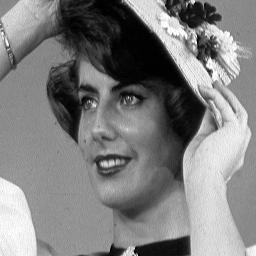
%> input picture courses/semester_1/Signal Processing/octave/lady.jpg, 256 x 256 px
$ octave ex_11-15.m   (GNU Octave 9; MATLAB toolbox functions it lacks are replaced by stand-ins)
%> lines starting %> are read from the running program, lines starting %| are printed output that depends on the picture; in (x1, y1, x2, y2) boxes, pixels count from 0 and x2, y2 are one past the last pixel; in counts of white or black regions, pixels touching at a corner belong together; the program's own positions count from 1
 % 11
 %% 1
 f = @(t) 3*sin( pi*t/20) + cos( pi*t/40) ;
 t=linspace(0,100,201); % or t = 0:0.5:100
 figure
 plot(t,f(t),'k')
 hold on
 fn = f(t)+ randn(size(t))/5;
 plot(t,fn,'b')
 legend("f","f noise")
%> figure, not shown here; curve peaks at x = 9.5, y = 3.73; curve peaks at x = 9, y = 3.87

 N = length(t)
 tc = -floor(N/2):floor((N-1)/2);

 %%%2
 Ff_a = abs(fft(f(t)));
 Ffn = fft(fn);
 Ffn_a = abs(Ffn);
 figure
 plot(tc, [fftshift(Ff_a)', fftshift(Ffn_a)'])
 legend("|F(f)|","|F(fn)|")
%> figure, not shown here; curve peaks at x = -2, y = 193.4; curve peaks at x = -2, y = 193.1


 %%% 3
 figure
 plot(tc, fftshift(Ffn_a),'k')
 hold on
 th = zeros(size(t));
 th(1:25) = 1;
 th(end-24:end) =1;  %% keep an intervall [-24:25]
 th_Ffn = Ffn.*th;
 plot(tc,fftshift(abs(th_Ffn)),'g')
 title("|F(fn)| and thresholed")
%> figure, not shown here; curve peaks at x = -2, y = 193.1

  figure
  th_fn = ifft(th_Ffn);
  plot(t,f(t),'k')
  hold on
  plot(t,real(th_fn),'b')
  legend("f","f denoised")
%> figure, not shown here; curve peaks at x = 9.5, y = 3.73; curve peaks at x = 89, y = 3.78


 %%4
  t=linspace(0,100,201);
  N = length(t)
  tc = -floor(N/2):floor((N-1)/2);
  g = @(t) 5*(t >= 0 & t < 30) + (t >= 30 & t < 60) + 4*(t >= 60 & t <= 100);
  gn = g(t) + randn(size(t))/5
  figure
  plot(t,g(t),'k')
  hold on
  plot(t,gn,'b')
  legend("g","g noise")
%> figure, not shown here; curve peaks at x = 0, y = 5; curve peaks at x = 24, y = 5.37
 %%5
   Fg_a = abs(fft(g(t)));
   Fgn = fft(gn);
   Fgn_a = abs(Fgn);
   figure
   plot(tc, [fftshift(Fg_a)', fftshift(Fgn_a)'])
   legend("|F(g)|","|F(gn)|")
%> figure, not shown here; curve peaks at x = 0, y = 684; curve peaks at x = 0, y = 681.6

   figure
   plot(tc, fftshift(Fgn_a),'k')
   hold on
   th = zeros(size(t));
   th(1:25) = 1;
   th(end-24:end) =1;  %% keep an intervall [-24:25]
   th_Fgn = Fgn.*th;
   plot(tc,fftshift(abs(th_Fgn)),'g')
   title("|F(gn)| and thresholed")
%> figure, not shown here; curve peaks at x = 0, y = 681.6

   figure
   th_gn = ifft(th_Fgn);
   plot(t,g(t),'k')
   hold on
   plot(t,real(th_gn),'b')
   legend("g","g denoised")
%> figure, not shown here; curve peaks at x = 0, y = 5; curve peaks at x = 28, y = 5.31

clear all
close all


%%% exercise 13

%%% load the image package
%%% pkg load image

%%% install the package
% pkg install -forge image

%% 1
A = ones(8)
FA = fft2(A)
FAs = fftshift(FA)

%% 2
A = ones(64);
FA = fft2(A);
FAs = fftshift(FA);
figure
FAL= log(1+abs(FAs)); FALm = max(FAL(:));
imshow( 1- FAL/FALm )    %% video inversion
% not interesting


A = [ 0 255; 0 255];
A = repmat(A,64,64);
figure, imshow(A)
FA = fft2(A);


%%...
A = uint8([ 100 100; 200 200])
A = repmat(A,64,64);
figure, imshow(A);
FA = fft2(A);


%%...
A = uint8([ 100 100 200 200 200 100])
A = repmat(A, 1, 40);
A = toeplitz( A );
figure, imshow(A);

%% 3

A = zeros(256,256);
A(78:178,78:178) = 1;    %% the square
figure, imshow(A)
FA = fftshift(fft2(A));
figure, FAL= log(1+abs(FA)); FALm = max(FAL(:));
imshow( FAL/FALm )


[x,y]=meshgrid(-128:127,-128:127);
A = (x+y<63)&(x+y>-64)&(y-x<63)&(y-x>-64);    %% diamond shape
figure, imshow(A)
FA = fftshift(fft2(A));

% ...

[x,y]=meshgrid(-128:127,-128:127);
z=sqrt(x.^2+y.^2);                        %% a disc
for R= [ 4  16 32 64]                     %% radii
  A = (z<R);
  figure, imshow(A), title(['Rayon=',num2str(R)])
  FA = fftshift(fft2(A));
  figure, FAL= log(1+abs(FA)); FALm = max(FAL(:));
  imshow( FAL/FALm ), title(['TFD, Rayon=',num2str(R)])
endfor
%> this loop made 4 passes
%> pass 1, `imshow(A)`:
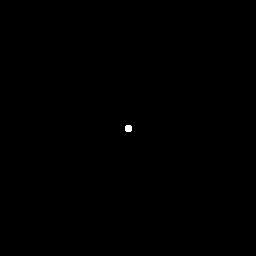
%> displayed picture: size 256x256 logical; 0.07% white; 1 white region, box (x1, y1, x2, y2) and area: (125, 125, 132, 132) 45

%% 4
A = imread('lady.jpg');
%> A is the input picture: size 256x256 uint8; min 0, max 255, mean 127.2
figure,  imshow(A)
FA = fftshift(fft2(A));
figure, FAL= log(1+abs(FA)); FALm = max(FAL(:));
%> after `FAL= log(1+abs(FA))`:
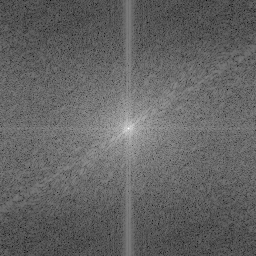
%> FAL: size 256x256 double; min 1.7, max 15.94, mean 7.29; drawn with min black and max white
%> after `FALm = max(FAL(:))`: FALm = 15.94
imshow( FAL/FALm )
figure; imshow(arg(FA))


B = imread('office.jpg');
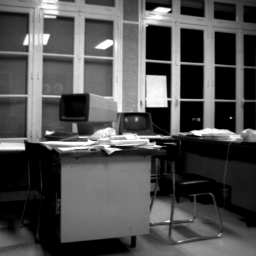
%> input picture courses/semester_1/Signal Processing/octave/office.jpg, 256 x 256 px
%> B is the input picture: size 256x256 uint8; min 0, max 255, mean 80.8
figure,  imshow(B)
FB = fftshift(fft2(B));
figure, FBL= log(1+abs(FB)); FBLm = max(FBL(:));
%> after `FBL= log(1+abs(FB))`:
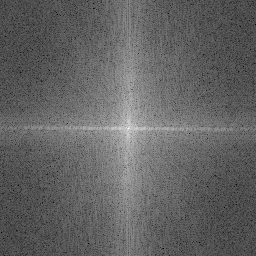
%> FBL: size 256x256 double; min 1.72, max 15.48, mean 7.1; drawn with min black and max white
%> after `FBLm = max(FBL(:))`: FBLm = 15.48
imshow( FBL/FBLm )
figure; imshow(arg(FB))


FAB = abs(FA).*exp(i* arg(FB));
AB = ifft2(FAB);
AB(2:10,2:10)
%> ans = [83.91 -90.45 76.04 -83.46 88.35 -81.76 96.35 -100.4 114.1; -73.49 77.58 -68.08 68.73 -78.71 80.48 -89.19 93.26 -92.64; 64.04 -68.74 54.44 -65.59 70.48 -72.06 76.08 -87.76 83.26; -48.94 64.41 -52.05 71.21 -71.5 61.81 -70.92 85.59 -85.83; 46.1 -64.09 62.49 -71.56 68.78 -53.66 62.3 -84.17 82.12; -57.13 72.83 -75.06 67.45 -71.68 62.31 -59.25 79.68 -85.48; 60.82 -73.37 71.26 -74.23 75.58 -64.86 72.54 -81.95 95.77; -63.93 77.14 -61.39 78.6 -82.8 69.45 -82.29 93.36 -112.8; 58.34 -75.52 57.33 -74.95 82.4 -70.3 83.63 -93.25 116.8]
AB= uint8(abs(AB));
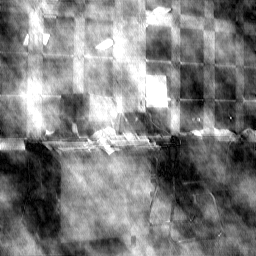
%> AB: size 256x256 uint8; min 0, max 255, mean 126.6
AB(2:10,2:10)
%> ans = [84 90 76 83 88 82 96 100 114; 73 78 68 69 79 80 89 93 93; 64 69 54 66 70 72 76 88 83; 49 64 52 71 71 62 71 86 86; 46 64 62 72 69 54 62 84 82; 57 73 75 67 72 62 59 80 85; 61 73 71 74 76 65 73 82 96; 64 77 61 79 83 69 82 93 113; 58 76 57 75 82 70 84 93 117]
figure; imshow(AB)
title(" Amplitude=lady, Phase=office")


FBA = abs(FB).*exp(i* arg(FA));
BA = ifft2(FBA);
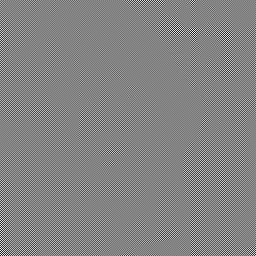
%> BA: size 256x256 double; min -403.9, max 378.8, mean 0; drawn with min black and max white
BA(2:10,2:10)
%> ans = [103.7 -70.7 58.73 -49.32 30.13 -13.64 -5.12 27.61 -41.18; -148.7 126 -113.6 106.5 -92.38 74.42 -47.23 25 -23.31; 149 -127.4 123.8 -121.3 115.5 -99.43 70.4 -43.01 32.55; -154.8 130 -121.9 113.4 -104.9 94.53 -72.52 49.86 -34.46; 121.6 -96.16 86.73 -85.29 85.22 -78.83 59.3 -40.01 24.97; -102.7 78.94 -76.33 77.59 -80.81 76.5 -58.29 37.71 -22.62; 110 -81.86 82.92 -82.32 80.41 -75.71 62.39 -43.68 32.17; -96.8 71.9 -63.7 55.95 -57.4 61.11 -46.83 39.27 -14.36; 69.21 -41.89 31.08 -26.39 31.21 -33.33 26.84 -8.38 6.11]


BA= uint8(abs(BA));
%> BA: size 256x256 uint8
figure; imshow(BA)
title(" Amplitude=office, Phase=lady")


%%%% Exercise 14

%%% 1
  A = imread('office.jpg');
  figure,  imshow(A)

  %% DFT of A
  FA = fftshift(fft2(A));
  figure, FAL= log(1+abs(FA));
         imshow( FAL/max(FAL(:)))


  %%% additive normal noise st. deviation  sig
  sig = 20;
  An = uint8( (double(A) + sig*randn(size(A))) );

  %% ...


  %% DFT of An
  %% ...


  %% plot column 100 of original and noisy
  col = 100
  figure, plot( [A(:, col) An(:,col)] )
   legend("original","noisy")
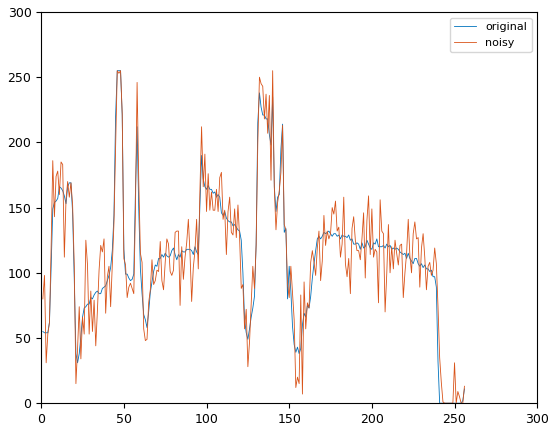
%> figure redrawn from the program's plot data; curve peaks at x = 46, y = 255


  %%%%% 2


  %% Create  frequancy response for ideal filter  h
  %%%  Ex 13 3c

  [x,y] = meshgrid(-128:127,-128:127);
  z = sqrt(x.^2+y.^2);                  %% a disc
  R = 64;
  Fh =  (z<R);
  figure, imshow(Fh), title(['Rayon=',num2str(R)])


  %% apply in frequency domain
  %....


%> (the run ends here)
